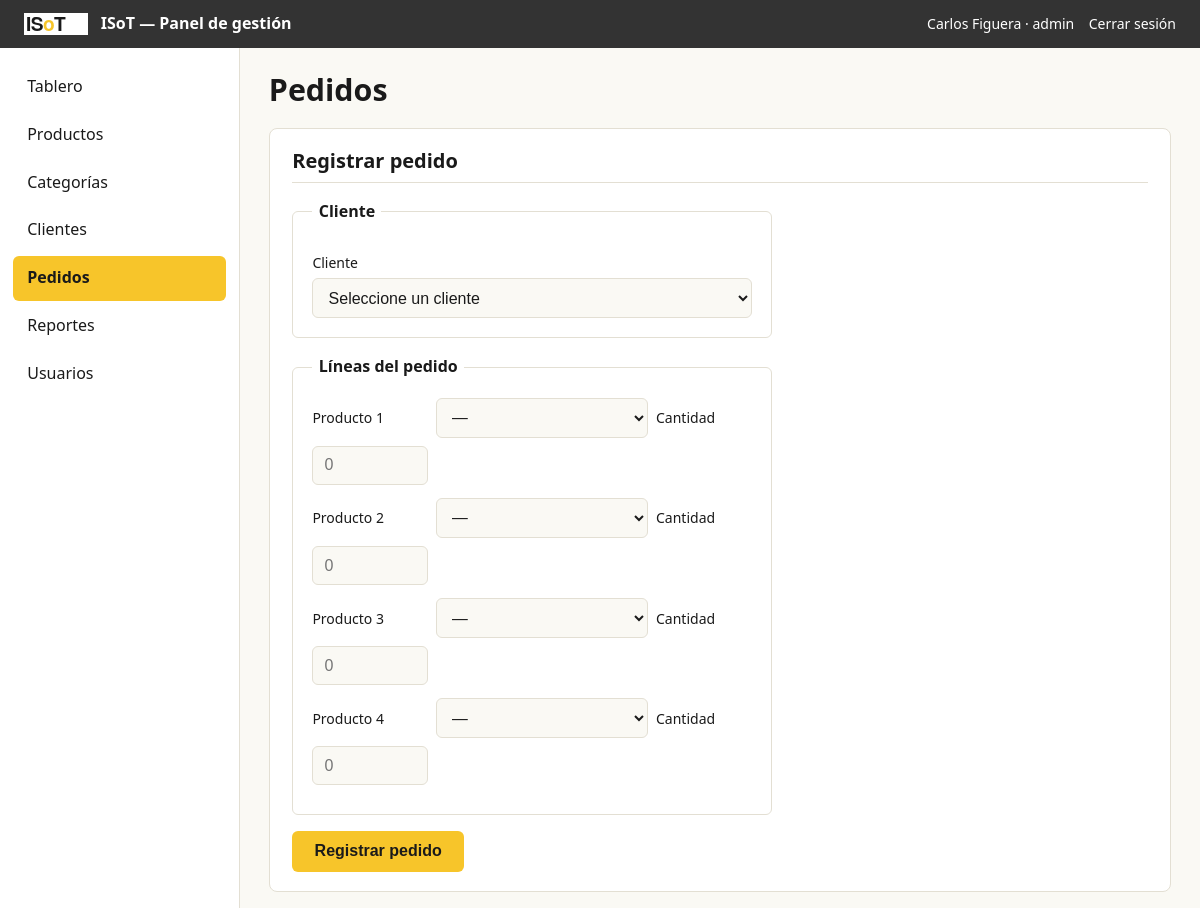
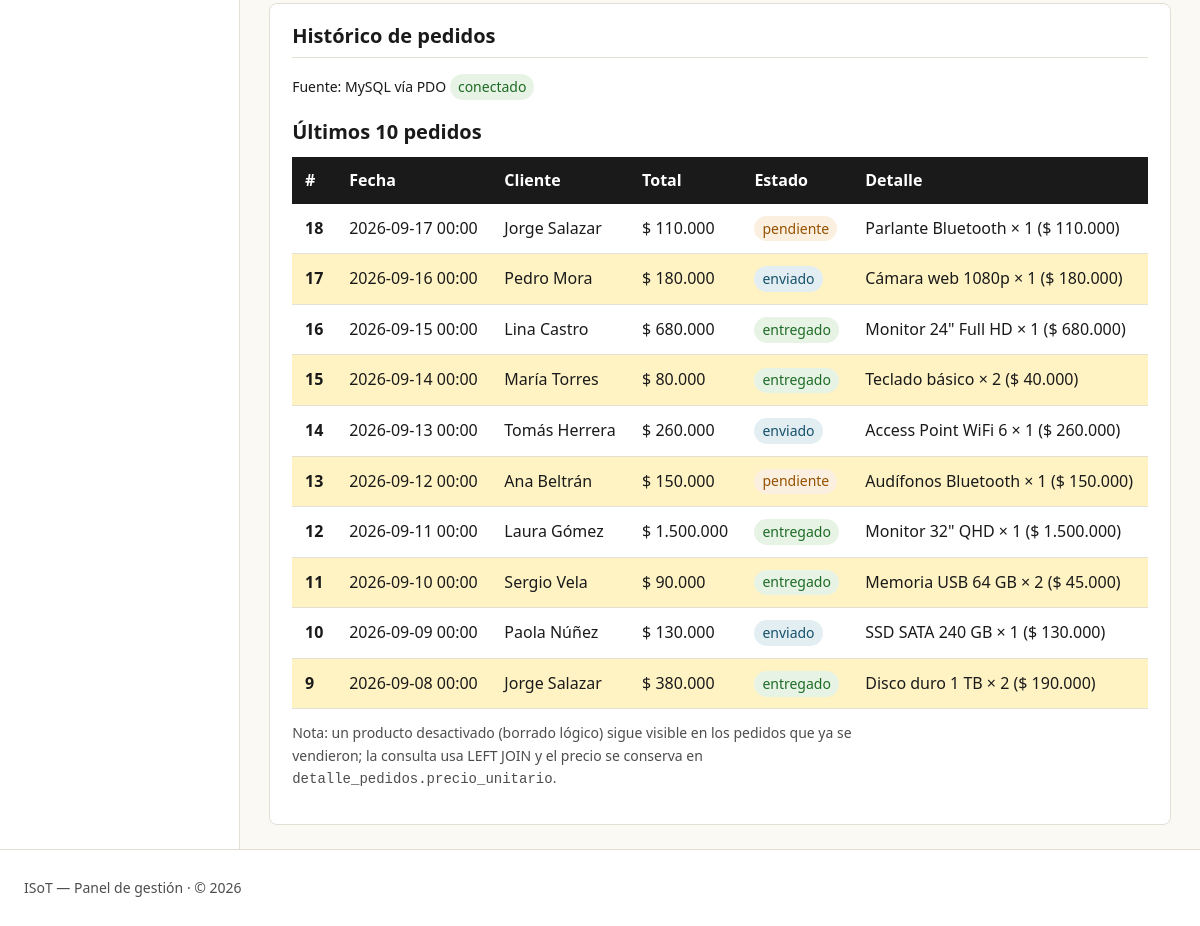
Page /pedidos.php (signed in) on the committed database (2 pictures, top to bottom).
### tables this page shows
CREATE TABLE pedidos (
    id         INT UNSIGNED PRIMARY KEY AUTO_INCREMENT,
    cliente_id INT UNSIGNED NOT NULL,
    fecha      DATE NOT NULL,
    estado     ENUM('pendiente', 'enviado', 'entregado', 'cancelado') NOT NULL DEFAULT 'pendiente',
    CONSTRAINT fk_pedidos_cliente FOREIGN KEY (cliente_id)
        REFERENCES clientes (id) ON UPDATE CASCADE,
    INDEX idx_pedidos_cliente (cliente_id),
    INDEX idx_pedidos_fecha (fecha)
);

CREATE TABLE clientes (
    id      INT UNSIGNED PRIMARY KEY AUTO_INCREMENT,
    nombre  VARCHAR(120) NOT NULL,
    documento VARCHAR(30) NOT NULL UNIQUE,
    correo  VARCHAR(120) NOT NULL UNIQUE,
    telefono VARCHAR(20),
    INDEX idx_clientes_nombre (nombre)
);

CREATE TABLE detalle_pedidos (
    id              INT UNSIGNED PRIMARY KEY AUTO_INCREMENT,
    pedido_id       INT UNSIGNED NOT NULL,
    producto_id     INT UNSIGNED NOT NULL,
    cantidad        INT NOT NULL CHECK (cantidad > 0),
    precio_unitario DECIMAL(12,2) NOT NULL,
    CONSTRAINT fk_detalle_pedido FOREIGN KEY (pedido_id)
        REFERENCES pedidos (id) ON DELETE CASCADE,
    CONSTRAINT fk_detalle_producto FOREIGN KEY (producto_id)
        REFERENCES productos (id) ON UPDATE CASCADE,
    INDEX idx_detalle_pedido (pedido_id),
    INDEX idx_detalle_producto (producto_id)
);

CREATE TABLE productos (
    id          INT UNSIGNED PRIMARY KEY AUTO_INCREMENT,
    categoria_id INT UNSIGNED NOT NULL,
    nombre      VARCHAR(120) NOT NULL,
    precio      DECIMAL(12,2) NOT NULL CHECK (precio >= 0),
    stock       INT NOT NULL DEFAULT 0 CHECK (stock >= 0),
    activo      TINYINT(1) NOT NULL DEFAULT 1,
    CONSTRAINT fk_productos_categoria FOREIGN KEY (categoria_id)
        REFERENCES categorias (id) ON UPDATE CASCADE,
    INDEX idx_productos_nombre (nombre),
    INDEX idx_productos_categoria (categoria_id)
);

### app/modelos/PedidoModelo.php (called while the page is built, shortened)
<?php
final class PedidoModelo
{
    public function historial(int $limite = 15): array
    {
        $st = $this->pdo->query(
            "SELECT p.id, p.fecha, p.estado, c.nombre AS cliente,
                    SUM(dp.cantidad * dp.precio_unitario) AS total
             FROM pedidos p
             INNER JOIN clientes c ON c.id = p.cliente_id
             INNER JOIN detalle_pedidos dp ON dp.pedido_id = p.id
             WHERE p.estado <> 'cancelado'
             GROUP BY p.id, p.fecha, p.estado, c.nombre
             ORDER BY p.fecha DESC, p.id DESC
             LIMIT " . (int) $limite
        );
        return $st->fetchAll();
    }
    public function detalle(int $pedidoId): array
    {
        $st = $this->pdo->prepare(
            "SELECT dp.producto_id, pr.nombre AS producto, pr.activo,
                    dp.cantidad, dp.precio_unitario,
                    dp.cantidad * dp.precio_unitario AS subtotal
             FROM detalle_pedidos dp
             LEFT JOIN productos pr ON pr.id = dp.producto_id
             WHERE dp.pedido_id = :pedido
             ORDER BY pr.nombre"
        );
        $st->execute([':pedido' => $pedidoId]);
        return $st->fetchAll();
    }
}

### app/config/conexion.php (called while the page is built, shortened)
<?php
final class Conexion
{
    private static ?PDO $pdo = null;
    public static function obtener(): PDO
    {
        if (self::$pdo === null) {
            $cfg = require __DIR__ . '/credenciales.php';
            $dsn = "mysql:host={$cfg['host']};port={$cfg['puerto']};dbname={$cfg['bd']};charset=utf8mb4";
            self::$pdo = new PDO($dsn, $cfg['usuario'], $cfg['clave'], [
                PDO::ATTR_ERRMODE            => PDO::ERRMODE_EXCEPTION,
                PDO::ATTR_DEFAULT_FETCH_MODE => PDO::FETCH_ASSOC,
                PDO::ATTR_EMULATE_PREPARES   => false,
            ]);
        }
        return self::$pdo;
    }
}

### pedidos.php (the view, shortened to what this page needs)
<?php
require_once __DIR__ . '/app/config/conexion.php';
require_once __DIR__ . '/app/modelos/PedidoModelo.php';
$bdDisponible = false;
$historial = [];
try {
    $pdo = Conexion::obtener();
    $bdDisponible = true;
    $historial = (new PedidoModelo($pdo))->historial(10);
} catch (PDOException $e) {
    $bdDisponible = false;
}
?>
<!DOCTYPE html>
<html lang="es">
<head>
    <link rel="stylesheet" href="<?= BASE_URL ?>css/tokens.css">
    <link rel="stylesheet" href="<?= BASE_URL ?>css/estilos.css">
</head>
<body class="panel">
    <?php require __DIR__ . '/app/vistas/parciales/cabecera.php'; ?>
    <?php require __DIR__ . '/app/vistas/parciales/menu.php'; ?>
    <main class="contenido">
        <h1>Pedidos</h1>
        <section class="formulario">
            <h2>Registrar pedido</h2>
            <form action="<?= BASE_URL ?>app/rutas/registrar-pedido.php" method="post" id="form-pedido">
                <fieldset>
                    <legend>Cliente</legend>
                    <label for="cliente_id">Cliente</label>
                    <select id="cliente_id" name="cliente_id" required aria-describedby="error-cliente">
                        <option value="">Seleccione un cliente</option>
                    </select>
                </fieldset>
                <fieldset id="lineas-pedido">
                    <legend>Líneas del pedido</legend>
                    <?php for ($i = 1; $i <= 4; $i++): ?>
                        <div class="linea-pedido">
                            <label for="producto_<?= $i ?>">Producto <?= $i ?></label>
                            <select id="producto_<?= $i ?>" name="producto_id[]">
                                <option value="">—</option>
                            </select>
                            <label for="cantidad_<?= $i ?>">Cantidad</label>
                            <input type="number" id="cantidad_<?= $i ?>" name="cantidad[]" min="1" step="1" value="" placeholder="0">
                        </div>
                    <?php endfor; ?>
                </fieldset>
                <button type="submit">Registrar pedido</button>
            </form>
        </section>
        <section class="listado">
            <h2>Histórico de pedidos</h2>
            <p class="fuente-datos">
                Fuente: MySQL vía PDO
                <span class="etiqueta-estado <?= $bdDisponible ? 'exito' : '' ?>">
                    <?= $bdDisponible ? 'conectado' : 'sin conexión' ?>
                </span>
            </p>
            <?php if ($historial): ?>
                <?php $pedido = new PedidoModelo(Conexion::obtener()); ?>
                <table id="tabla-pedidos">
                    <caption>Últimos 10 pedidos</caption>
                    <thead>
                        <tr>
                            <th scope="col">#</th>
                            <th scope="col">Fecha</th>
                            <th scope="col">Cliente</th>
                            <th scope="col">Total</th>
                            <th scope="col">Estado</th>
                            <th scope="col">Detalle</th>
                        </tr>
                    </thead>
                    <tbody>
                        <?php foreach ($historial as $ped): ?>
                            <tr>
                                <th scope="row" data-label="#"><?= (int) $ped['id'] ?></th>
                                <td data-label="Fecha"><?= htmlspecialchars(date('Y-m-d H:i', strtotime($ped['fecha'])), ENT_QUOTES, 'UTF-8') ?></td>
                                <td data-label="Cliente"><?= htmlspecialchars($ped['cliente'], ENT_QUOTES, 'UTF-8') ?></td>
                                <td data-label="Total"><?= '$ ' . number_format((float) $ped['total'], 0, ',', '.') ?></td>
                                <td data-label="Estado">
                                    <span class="etiqueta-estado estado-<?= htmlspecialchars($ped['estado'], ENT_QUOTES, 'UTF-8') ?>"><?= htmlspecialchars($ped['estado'], ENT_QUOTES, 'UTF-8') ?></span>
                                </td>
                                <td data-label="Detalle">
                                    <?php foreach ($pedido->detalle((int) $ped['id']) as $det): ?>
                                        <div class="fila-detalle">
                                            <span class="<?= (int) $det['activo'] === 0 ? 'desactivado' : '' ?>">
                                                <?= htmlspecialchars($det['producto'], ENT_QUOTES, 'UTF-8') ?>
                                            </span>
                                            × <?= (int) $det['cantidad'] ?>
                                            ($ <?= number_format((float) $det['precio_unitario'], 0, ',', '.') ?>)
                                        </div>
                                    <?php endforeach; ?>
                                </td>
                            </tr>
                        <?php endforeach; ?>
                    </tbody>
                </table>
                <p class="nota-historico">
                    Nota: un producto desactivado (borrado lógico) sigue visible en los pedidos que ya se vendieron; la consulta usa
                    LEFT JOIN y el precio se conserva en <code>detalle_pedidos.precio_unitario</code>.
                </p>
            <?php else: ?>
                <p>Sin pedidos registrados.</p>
            <?php endif; ?>
        </section>
    </main>
    <?php require __DIR__ . '/app/vistas/parciales/pie.php'; ?>
</body>
</html>

### css/tokens.css (style rules this page uses)
:root { --superficie: #FAF9F4; --superficie-alta: #FFFFFF; --borde: #E3DFD3; --superficie-oscura: #333333; --color-marca: #1A1A1A; --color-marca-sua: #FFF3C4; --color-accion: #F7C52A; --color-accion-oscura: #DFAB00; --color-accion-texto: #1A1A1A; --color-acento: #7A5400; --texto: #1A1A1A; --texto-tenue: #4D4D4D; --exito: #1E6B26; --advertencia: #945200; --error: #B3261E; --error-oscura: #8F1D18; --info: #15506B; --fondo-modal: rgba(26, 26, 26, 0.5); --exito-sua: #E7F3E4; --advertencia-sua: #FBEFDF; --error-sua: #F9E4E2; --info-sua: #E3EEF3; }

### css/estilos.css (style rules this page uses)
*, *::before, *::after { box-sizing: border-box; }
:root { --t-1: 0.875rem; --t-2: 1rem; --t-3: 1.25rem; --t-4: 1.5rem; --t-5: 1.9rem; }
html { font-size: 16px; }
body { margin: 0; font-family: system-ui, "Segoe UI", Roboto, sans-serif; font-size: var(--t-2); line-height: 1.6; color: var(--texto); background: var(--superficie); }
h1 { font-size: var(--t-5); line-height: 1.2; margin: 0 0 0.5rem; }
h2 { font-size: var(--t-4); line-height: 1.3; margin: 1.2rem 0 0.5rem; }
p { max-width: 70ch; }
.panel { display: grid; grid-template-columns: 1fr; grid-template-rows: auto 1fr auto; grid-template-areas: "barra" "contenido" "pie"; min-height: 100vh; min-height: 100svh; }
.panel .contenido { grid-area: contenido; max-width: none; margin: 0; padding: 1.2rem 1rem; }
@media (min-width: 1024px) { .panel { grid-template-columns: 240px 1fr; grid-template-rows: auto minmax(0, 1fr) auto; grid-template-areas: "barra barra" "menu contenido" "pie pie"; height: 100vh; min-height: 0; } }
@media (min-width: 1024px) { .panel .contenido { padding: 1.5rem 1.8rem; overflow: auto; } }
main { padding: 1.5rem; max-width: 1100px; margin: 0 auto; }
form fieldset { border: 1px solid var(--borde); border-radius: 6px; margin: 0 0 1.2rem; padding: 0.9rem 1.2rem 1.2rem; }
form legend { padding: 0 0.4rem; font-weight: 600; color: var(--color-marca); }
label { display: block; margin: 0.8rem 0 0.25rem; font-weight: 500; font-size: var(--t-1); }
input, select { width: 100%; padding: 0.6rem 0.7rem; font-size: var(--t-2); color: var(--texto); background: var(--superficie); border: 1px solid var(--borde); border-radius: 6px; }
button, .boton { background: var(--color-accion); color: var(--color-accion-texto); border: none; padding: 0.7rem 1.4rem; font-size: var(--t-2); font-weight: 600; border-radius: 6px; cursor: pointer; transition: background 0.18s ease; }
table { width: 100%; border-collapse: collapse; background: var(--superficie-alta); }
caption { caption-side: top; text-align: left; font-size: var(--t-3); font-weight: 600; margin: 0 0 0.6rem; color: var(--color-marca); }
thead th { background: var(--color-marca); color: var(--superficie-alta); text-align: left; padding: 0.65rem 0.8rem; }
tbody td, tbody th { padding: 0.6rem 0.8rem; border-bottom: 1px solid var(--borde); text-align: left; }
tbody tr:nth-child(even) { background: var(--color-marca-sua); }
.listado, .formulario { background: var(--superficie-alta); border: 1px solid var(--borde); border-radius: 8px; padding: 1.2rem 1.4rem; margin-top: 1.2rem; }
.listado h2, .formulario h2 { font-size: var(--t-3); color: var(--color-marca); margin: 0 0 1rem; padding-bottom: 0.5rem; border-bottom: 1px solid var(--borde); }
.formulario form { max-width: 480px; }
.formulario fieldset { margin: 0 0 1rem; }
.linea-pedido { display: grid; grid-template-columns: 1fr auto 6rem; gap: 0.5rem; align-items: baseline; margin-bottom: 0.6rem; }
.fila-detalle { margin: 0.15rem 0; }
.nota-historico { margin-top: 0.8rem; font-size: var(--t-1); color: var(--texto-tenue); }
.estado-pendiente { background: var(--advertencia-sua); color: var(--advertencia); }
.estado-entregado { background: var(--exito-sua); color: var(--exito); }
.estado-enviado { background: var(--info-sua); color: var(--info); }
.fuente-datos { margin: 0 0 1rem; font-size: var(--t-1); }
.etiqueta-estado { display: inline-block; padding: 0.1rem 0.5rem; border-radius: 999px; font-size: var(--t-1); }
.etiqueta-estado.exito { background: var(--exito-sua); color: var(--exito); }

### rows in the picture
pedidos: id "18", fecha "2026-09-17 00:00", cliente.nombre "Jorge Salazar", total "110.000", estado "pendiente"
detalle_pedidos: producto.nombre "Parlante Bluetooth", cantidad "1", precio_unitario "110.000"
pedidos: id "17", fecha "2026-09-16 00:00", cliente.nombre "Pedro Mora", total "180.000", estado "enviado"
detalle_pedidos: producto.nombre "Cámara web 1080p", cantidad "1", precio_unitario "180.000"
pedidos: id "16", fecha "2026-09-15 00:00", cliente.nombre "Lina Castro", total "680.000", estado "entregado"
detalle_pedidos: producto.nombre "Monitor 24\" Full HD", cantidad "1", precio_unitario "680.000"
pedidos: id "15", fecha "2026-09-14 00:00", cliente.nombre "María Torres", total "80.000", estado "entregado"
detalle_pedidos: producto.nombre "Teclado básico", cantidad "2", precio_unitario "40.000"
pedidos: id "14", fecha "2026-09-13 00:00", cliente.nombre "Tomás Herrera", total "260.000", estado "enviado"
detalle_pedidos: producto.nombre "Access Point WiFi 6", cantidad "1", precio_unitario "260.000"
pedidos: id "13", fecha "2026-09-12 00:00", cliente.nombre "Ana Beltrán", total "150.000", estado "pendiente"
detalle_pedidos: producto.nombre "Audífonos Bluetooth", cantidad "1", precio_unitario "150.000"
pedidos: id "12", fecha "2026-09-11 00:00", cliente.nombre "Laura Gómez", total "1.500.000", estado "entregado"
detalle_pedidos: producto.nombre "Monitor 32\" QHD", cantidad "1", precio_unitario "1.500.000"
pedidos: id "11", fecha "2026-09-10 00:00", cliente.nombre "Sergio Vela", total "90.000", estado "entregado"
detalle_pedidos: producto.nombre "Memoria USB 64 GB", cantidad "2", precio_unitario "45.000"
pedidos: id "10", fecha "2026-09-09 00:00", cliente.nombre "Paola Núñez", total "130.000", estado "enviado"
detalle_pedidos: producto.nombre "SSD SATA 240 GB", cantidad "1", precio_unitario "130.000"
pedidos: id "9", fecha "2026-09-08 00:00", cliente.nombre "Jorge Salazar", total "380.000", estado "entregado"
detalle_pedidos: producto.nombre "Disco duro 1 TB", cantidad "2", precio_unitario "190.000"

### other values in the picture
NOMBRE_SITIO "ISoT — Panel de gestión"
$usuario['nombre'] "Carlos Figuera"
$usuario['rol'] "admin"
$opcion['texto'] "Tablero"
$opcion['texto'] "Productos"
$opcion['texto'] "Categorías"
$opcion['texto'] "Clientes"
$opcion['texto'] "Pedidos"
$opcion['texto'] "Reportes"
$opcion['texto'] "Usuarios"
ANIO_SITIO "2026"
